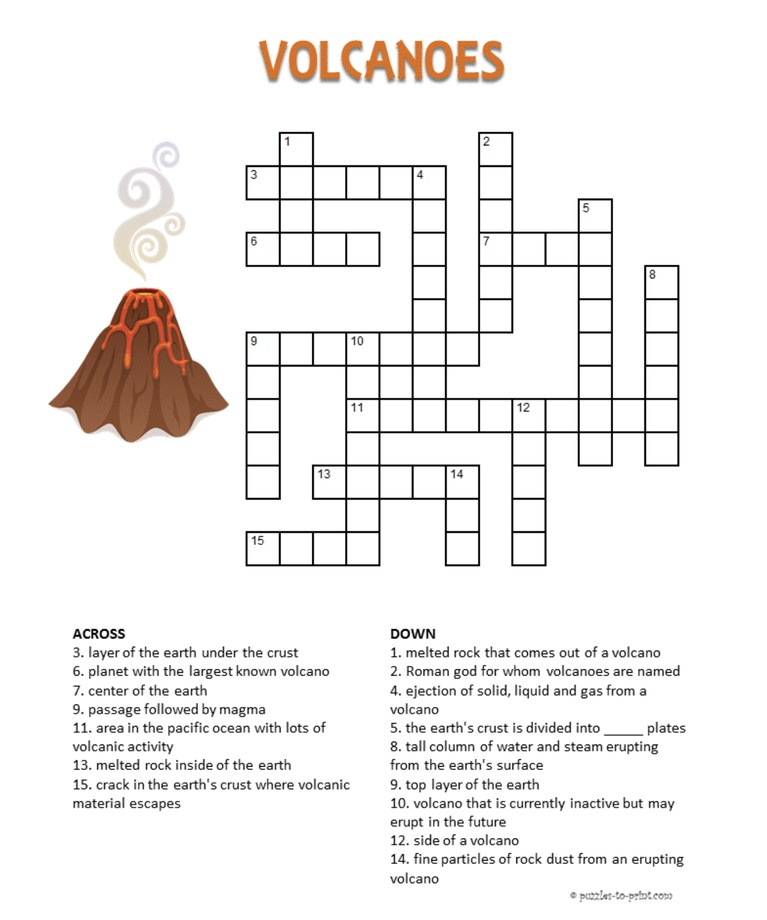
#> input picture p1.jpg, 767 x 920 px, shrunk from 1356 x 1626 before the run
$ python gameboxapp.py
#> lines starting #> are read from the running program, lines starting #| are printed output that depends on the picture
# answers to templates 1-10
# for numbers that have both verticle and horizontal directions, first have answers for verticle then horizontal

p1_ans = ['lava', 'vulcan', 'mantle', 'eruption', 'tectonic', 'mars', 'core', 'geyser', 'conduit','dormant', 'ringoffire', 'flank','magma', 'ash', 'vent']
p2_ans = ['cupcake', 'prize', 'punch', 'partyhat', 'icecream', 'candy', 'candle', 'fireworks', 'balloon', 'magic', 'games', 'music', 'clown','chocolate', 'cake', 'popcorn']
p3_ans = ['france', 'celebration', 'maracas', 'mayfifth', 'chiles', 'red', 'cactus', 'sombrero', 'tacos', 'flowers', 'mariachi', 'salsa', 'battle', 'enchiladas', 'guitar', 'green', 'mexico', 'pinata', 'guacamole']
p4_ans = ['unicycle', 'icecream', 'horse', 'popcorn', 'cannon', 'bear', 'hotdog', 'balloons', 'lion', 'strongman','bicycle', 'ticket', 'tiger', 'clown', 'elephant', 'juggler', 'seal', 'cottoncandy', 'bigtop']
p5_ans = ['mouthwash', 'floss', 'sugar', 'xray', 'toothfairy', 'openwide', 'toothbrush', 'bacteria','cavity', 'checkup','root','hygienist','gargle','dentist','braces','plaque', 'dentures','teeth','gums']
p6_ans = ['soda','drivethrough','milkshake','pizza','taco','onion','straw','pretzel','donuts','nuggets','sandwich','hamburger','bacon','napkin','pickle','ketchup','icecream','frenchfries','egg','forhere','cheeseburger','togo','hotdog','mustard','burrito','tomato']
p7_ans = ['pineapple','watermelon','kiwi','grapefruit','strawberry','pear','apricot','raspberry','blackberry','bananas','coconut','orange','lemon','apple','avocado','grapes','cheeries']
p8_ans = ['trumpet','maracas','violin','xylophone','guitar','accordion','tambourine','trombone','harp','piano','drum','harmonica']
p9_ans = ['judo','tennis','hiking','volleyball','wrestling','karate','lacrosse','skiing','basketball','boxing','swimming','icehockey','gymnastics','bowling','badminton','soccer','cycling','skating','cricket','tabletennis','rugby','golf','football']
p10_ans = ['broccoli','cucumber','onion','cabbage','corn','mushroom','brusselsprout','pumpkin','potato','bellpepper','eggplant','beet','artichoke','radish','garlic','carrot']

from PIL import Image
p1 = Image.open("p1.jpg")
#> p1 is the input picture: PIL image 767x920 RGB; mean R, G, B 242, 240.1, 239
p2 = Image.open("p2.jpg")
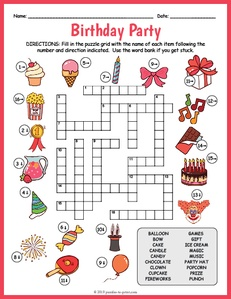
#> input picture p2.jpg, 231 x 299 px, shrunk from 408 x 528 before the run
#> p2 is the input picture: PIL image 231x299 RGB; mean R, G, B 232.4, 215.1, 214.7
p3 = Image.open("p3.jpg")
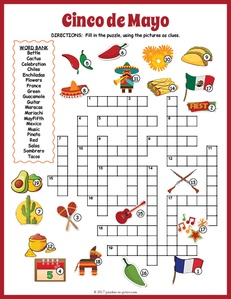
#> input picture p3.jpg, 231 x 299 px, shrunk from 408 x 528 before the run
#> p3 is the input picture: PIL image 231x299 RGB; mean R, G, B 228, 212.8, 207.6
p4 = Image.open("p4.jpg")
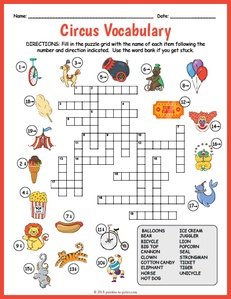
#> input picture p4.jpg, 231 x 299 px, shrunk from 408 x 528 before the run
#> p4 is the input picture: PIL image 231x299 RGB; mean R, G, B 232.7, 219, 214.6
p5 = Image.open("p5.jpg")
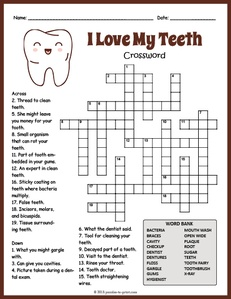
#> input picture p5.jpg, 231 x 299 px, shrunk from 408 x 528 before the run
#> p5 is the input picture: PIL image 231x299 RGB; mean R, G, B 224.5, 220.7, 219.6
p6 = Image.open("p6.jpg")
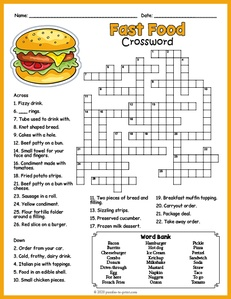
#> input picture p6.jpg, 231 x 299 px, shrunk from 408 x 528 before the run
#> p6 is the input picture: PIL image 231x299 RGB; mean R, G, B 231.4, 225.1, 211.4
#> (the run stopped early here; a loop or call above may not have finished)
